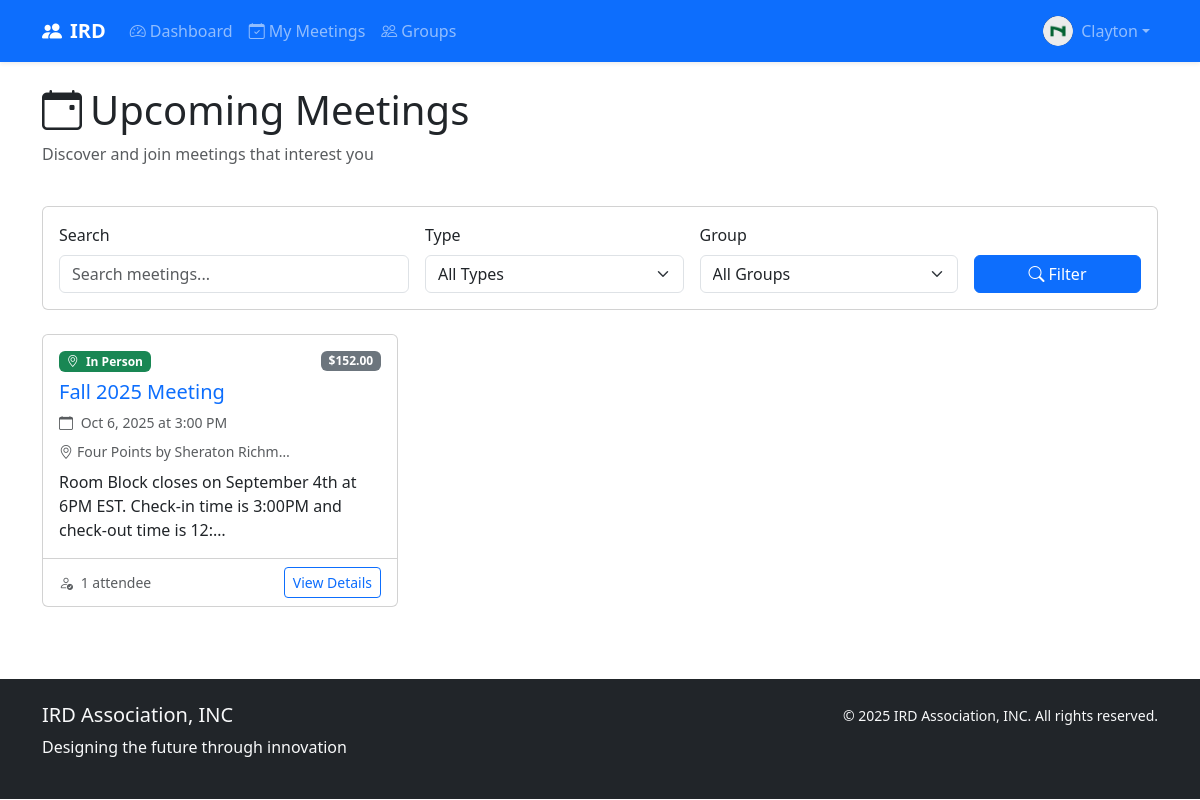
Screenshot of /meetings/ (signed in) with the database file from the repository.
### accounts/models.py (models this page shows, shortened)
class CustomUser(AbstractUser):
    email = models.EmailField(unique=True, db_index=True)
    phone_regex = RegexValidator(
        regex=r'^\+?1?\d{9,15}$',
        message="Phone number must be entered in format: '+999999999'. Up to 15 digits allowed."
    )
    phone = models.CharField(validators=[phone_regex], max_length=17, blank=True)
    date_of_birth = models.DateField(null=True, blank=True)
    bio = models.TextField(max_length=500, blank=True)
    profile_picture = models.ImageField(upload_to='profiles/', blank=True)
    is_premium_member = models.BooleanField(default=False, db_index=True)
    membership_start_date = models.DateField(null=True, blank=True)
    membership_end_date = models.DateField(null=True, blank=True)
    created_at = models.DateTimeField(auto_now_add=True)
    updated_at = models.DateTimeField(auto_now=True)
    USERNAME_FIELD = 'email'
    REQUIRED_FIELDS = ['username']

### meetings/models.py (models this page shows, shortened)
class Meeting(models.Model):
    MEETING_TYPES = [
        ('online', 'Online'),
        ('in_person', 'In Person'),
        ('hybrid', 'Hybrid'),
    ]
    STATUS_CHOICES = [
        ('draft', 'Draft'),
        ('published', 'Published'),
        ('cancelled', 'Cancelled'),
        ('completed', 'Completed'),
    ]
    title = models.CharField(max_length=200, db_index=True)
    slug = models.SlugField(unique=True, max_length=200, blank=True)
    description = models.TextField()
    meeting_type = models.CharField(max_length=20, choices=MEETING_TYPES)
    status = models.CharField(max_length=20, choices=STATUS_CHOICES, default='draft')
    start_datetime = models.DateTimeField(db_index=True)
    end_datetime = models.DateTimeField()
    location = models.CharField(max_length=200, blank=True)
    online_link = models.URLField(blank=True)
    max_attendees = models.PositiveIntegerField(null=True, blank=True)
    price = models.DecimalField(max_digits=10, decimal_places=2, default=0)
    is_members_only = models.BooleanField(default=False)
    group = models.ForeignKey(Group, on_delete=models.CASCADE, null=True, blank=True)
    created_by = models.ForeignKey(settings.AUTH_USER_MODEL, on_delete=models.CASCADE)
    created_at = models.DateTimeField(auto_now_add=True)
    @property
    def attendee_count(self):
        return self.attendances.filter(status='registered').count()

### meetings/views.py (the view)
# urls.py: path('', views.meeting_list, name='list'),
def meeting_list(request):
    meeting_type = request.GET.get('type', '')
    group_id = request.GET.get('group', '')
    search = request.GET.get('search', '')
    meetings = Meeting.objects.filter(
        status='published',
        start_datetime__gte=timezone.now()
    ).select_related('created_by', 'group').prefetch_related('attendances')
    if meeting_type:
        meetings = meetings.filter(meeting_type=meeting_type)
    if group_id:
        meetings = meetings.filter(group_id=group_id)
    if search:
        meetings = meetings.filter(
            Q(title__icontains=search) |
            Q(description__icontains=search)
        )
    meetings = meetings.order_by('start_datetime')
    groups = Group.objects.all()
    meeting_types = Meeting.MEETING_TYPES
    context = {
        'meetings': meetings,
        'groups': groups,
        'meeting_types': meeting_types,
        'current_type': meeting_type,
        'current_group': group_id,
        'search_query': search,
    }
    return render(request, 'meetings/meeting_list.html', context)

### templates/meetings/meeting_list.html (shortened to what this page needs)
{% extends 'base/base.html' %}
{% block content %}
<div class="container mt-4">
    <div class="row mb-4">
        <div class="col-12">
            <h1><i class="bi bi-calendar-event me-2"></i>Upcoming Meetings</h1>
            <p class="text-muted">Discover and join meetings that interest you</p>
        </div>
    </div>
    <div class="row mb-4">
        <div class="col-12">
            <div class="card">
                <div class="card-body">
                    <form method="get" class="row g-3">
                        <div class="col-md-4">
                            <label for="search" class="form-label">Search</label>
                            <input type="text" class="form-control" id="search" name="search"
                                   value="{{ search_query }}" placeholder="Search meetings...">
                        </div>
                        <div class="col-md-3">
                            <label for="type" class="form-label">Type</label>
                            <select class="form-select" id="type" name="type">
                                <option value="">All Types</option>
                            </select>
                        </div>
                        <div class="col-md-3">
                            <label for="group" class="form-label">Group</label>
                            <select class="form-select" id="group" name="group">
                                <option value="">All Groups</option>
                            </select>
                        </div>
                        <div class="col-md-2 d-flex align-items-end">
                            <button type="submit" class="btn btn-primary w-100">
                                <i class="bi bi-search me-1"></i>Filter
                            </button>
                        </div>
                    </form>
                </div>
            </div>
        </div>
    </div>
    <div class="row">
        {% for meeting in meetings %}
        <div class="col-md-6 col-lg-4 mb-4">
            <div class="card h-100 meeting-card {{ meeting.meeting_type }}">
                <div class="card-body">
                    <div class="d-flex justify-content-between align-items-start mb-2">
                        <span class="badge bg-{% if meeting.meeting_type == 'online' %}info{% elif meeting.meeting_type == 'in_person' %}success{% else %}warning{% endif %}">
                            <i class="bi bi-{% if meeting.meeting_type == 'online' %}camera-video{% elif meeting.meeting_type == 'in_person' %}geo-alt{% else %}hybrid{% endif %} me-1"></i>
                            {{ meeting.get_meeting_type_display }}
                        </span>
                        {% if meeting.price > 0 %}
                            <span class="badge bg-secondary">${{ meeting.price }}</span>
                        {% else %}
                            <span class="badge bg-success">Free</span>
                        {% endif %}
                    </div>
                    <h5 class="card-title">
                        <a href="{% url 'meetings:detail' meeting.slug %}" class="text-decoration-none">
                            {{ meeting.title }}
                        </a>
                    </h5>
                    <p class="text-muted small mb-2">
                        <i class="bi bi-calendar me-1"></i>
                        {{ meeting.start_datetime|date:"M j, Y" }} at {{ meeting.start_datetime|time:"g:i A" }}
                    </p>
                    {% if meeting.meeting_type == 'online' and meeting.online_link %}
                        <p class="text-muted small mb-2">
                            <i class="bi bi-link-45deg me-1"></i>Online Meeting
                        </p>
                    {% elif meeting.location %}
                        <p class="text-muted small mb-2">
                            <i class="bi bi-geo-alt me-1"></i>{{ meeting.location|truncatechars:30 }}
                        </p>
                    {% endif %}
                    <p class="card-text">{{ meeting.description|truncatechars:100 }}</p>
                </div>
                <div class="card-footer bg-transparent">
                    <div class="d-flex justify-content-between align-items-center">
                        <small class="text-muted">
                            <i class="bi bi-person-check me-1"></i>
                            {{ meeting.attendee_count }}
                            attendee{{ meeting.attendee_count|pluralize }}
                        </small>
                        <a href="{% url 'meetings:detail' meeting.slug %}" class="btn btn-outline-primary btn-sm">
                            View Details
                        </a>
                    </div>
                </div>
            </div>
        </div>
        {% endfor %}
    </div>
</div>
{% endblock %}

### templates/base/base.html (shortened to what this page needs)
<!DOCTYPE html>
<html lang="en">
  <head>
    <link
      href="https://cdn.jsdelivr.net/npm/bootstrap@5.3.2/dist/css/bootstrap.min.css"
      rel="stylesheet"
    />
    <link
      href="https://cdn.jsdelivr.net/npm/bootstrap-icons@1.11.0/font/bootstrap-icons.css"
      rel="stylesheet"
    />
  </head>
  <body>
    <nav class="navbar navbar-expand-lg navbar-dark bg-primary shadow-sm">
      <div class="container">
        <a class="navbar-brand fw-bold" href="{% url 'core:home' %}">
          <i class="bi bi-people-fill me-2"></i>IRD
        </a>
        <div class="collapse navbar-collapse" id="navbarNav">
          <ul class="navbar-nav me-auto">
            {% if user.is_authenticated %}
            <li class="nav-item">
              <a class="nav-link" href="{% url 'core:dashboard' %}">
                <i class="bi bi-speedometer2 me-1"></i>Dashboard
              </a>
            </li>
            <li class="nav-item">
              <a class="nav-link" href="{% url 'meetings:my_meetings' %}">
                <i class="bi bi-calendar-check me-1"></i>My Meetings
              </a>
            </li>
            <li class="nav-item">
              <a class="nav-link" href="#">
                <i class="bi bi-people me-1"></i>Groups
              </a>
            </li>
            {% endif %}
          </ul>
          <div class="navbar-nav ms-auto">
            {% if user.is_authenticated %}
            <li class="nav-item dropdown">
              <a
                class="nav-link dropdown-toggle d-flex align-items-center"
                href="#"
                data-bs-toggle="dropdown"
              >
                {% if user.profile_picture %}
                <img
                  src="{{ user.profile_picture.url }}"
                  width="30"
                  height="30"
                  class="rounded-circle me-2"
                />
                {% else %}
                <i class="bi bi-person-circle fs-5 me-2"></i>
                {% endif %} {{ user.first_name|default:user.username }}
              </a>
            </li>
            {% endif %}
          </div>
        </div>
      </div>
    </nav>
    <main class="container-fluid px-0">
      {% block content %} {% endblock %}
    </main>
    <footer class="bg-dark text-light py-4 mt-5">
      <div class="container">
        <div class="row">
          <div class="col-md-6">
            <h5>IRD Association, INC</h5>
            <p>Designing the future through innovation</p>
          </div>
          <div class="col-md-6 text-md-end">
            <small
              >© {% now "Y" %} IRD Association, INC. All rights reserved.</small
            >
          </div>
        </div>
      </div>
    </footer>
  </body>
</html>

### rows the page displays
CustomUser: profile_picture (picture), first_name "Clayton"
Meeting: meeting_type "In Person", price "152.00", title "Fall 2025 Meeting", start_datetime "Oct 6, 2025", start_datetime "3:00 PM", location "Four Points by Sheraton Richm…", description "Room Block closes on September 4th at 6PM EST. Check-in time is 3:00PM and check-out time is 12:…", attendee_count "1"
